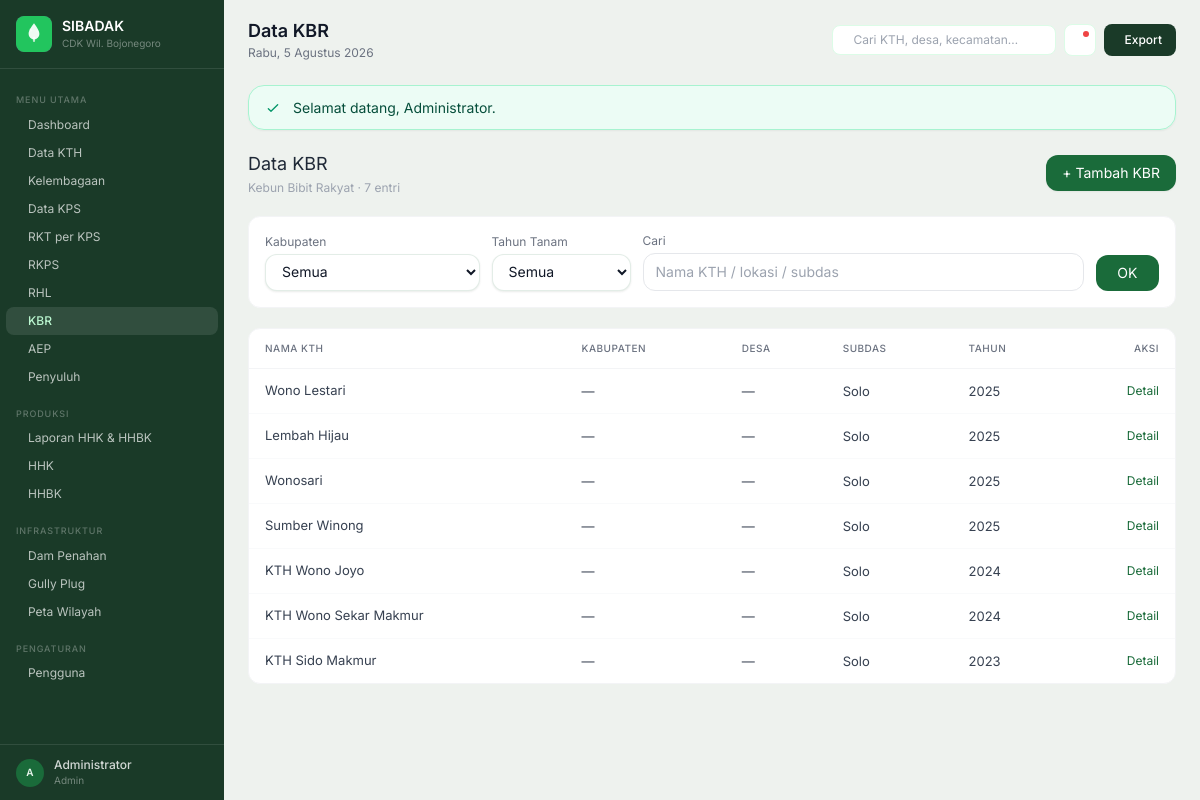
Page /kbr (signed in) on the committed database.
### tables this page shows
CREATE TABLE kbr (
    id           INT UNSIGNED AUTO_INCREMENT PRIMARY KEY,
    kth_id       MEDIUMINT UNSIGNED DEFAULT NULL,
    nama_kth     VARCHAR(200) DEFAULT NULL,
    lokasi       TEXT         DEFAULT NULL COMMENT 'Deskripsi lokasi lengkap',
    desa_id      MEDIUMINT UNSIGNED DEFAULT NULL,
    subdas       VARCHAR(100) DEFAULT NULL,
    tahun_tanam  YEAR DEFAULT NULL,
    koordinat_ls DECIMAL(10,7) DEFAULT NULL,
    koordinat_bt DECIMAL(10,7) DEFAULT NULL,
    created_at   TIMESTAMP DEFAULT CURRENT_TIMESTAMP,
    updated_at   TIMESTAMP DEFAULT CURRENT_TIMESTAMP ON UPDATE CURRENT_TIMESTAMP,
    CONSTRAINT fk_kbr_kth FOREIGN KEY (kth_id) REFERENCES kth(id)
) COMMENT='Data Kebun Bibit Rakyat (sheet KBR)';

### controllers/KbrController.php (called while the page is built, shortened)
<?php
class KbrController
{
    private function pdo(): \PDO
    {
        return Database::connect();
    }
    private function model(): Kbr
    {
        return new Kbr($this->pdo());
    }
    public function index(): void
    {
        $page = max(1, (int) ($_GET['page'] ?? 1));
        $perPage = 25;
        $q = trim((string) ($_GET['q'] ?? ''));
        $filters = [];
        $result = $this->model()->paginateIndex($page, $perPage, $filters);
        $filterQ = $q;
        require view_path('kbr/index.php');
        require view_path('layouts/main.php');
    }
}

### index.php (called while the page is built, shortened)
<?php
require_once __DIR__ . '/config/database.php';
function match_route(string $method, string $path): ?array
{
    if ($method === 'GET' && isset($routesGet[$path])) {
        return $routesGet[$path];
    }
    return null;
}
$method = $_SERVER['REQUEST_METHOD'] ?? 'GET';
$path = request_path();
$handler = match_route($method, $path);
[$class, $action, $args] = $handler;
$controller = new $class();
$controller->$action(...$args);

### config/database.php (called while the page is built, shortened)
<?php
class Database
{
    private static ?\PDO $instance = null;
    public static function connect(): \PDO
    {
        if (self::$instance === null) {
            $host = $_ENV['DB_HOST'] ?? 'localhost';
            $port = $_ENV['DB_PORT'] ?? '3306';
            $name = $_ENV['DB_NAME'] ?? 'db_kth_cdk_bjn';
            $user = $_ENV['DB_USER'] ?? 'root';
            $pass = $_ENV['DB_PASS'] ?? '';
            $dsn = sprintf(
                'mysql:host=%s;port=%s;dbname=%s;charset=utf8mb4',
                $host,
                $port,
                $name
            );
            self::$instance = new \PDO($dsn, $user, $pass, [
                \PDO::ATTR_ERRMODE => \PDO::ERRMODE_EXCEPTION,
                \PDO::ATTR_DEFAULT_FETCH_MODE => \PDO::FETCH_ASSOC,
                \PDO::ATTR_EMULATE_PREPARES => false,
            ]);
        }
        return self::$instance;
    }
}

### models/Kbr.php (called while the page is built, shortened)
<?php
class Kbr extends BaseModel
{
    public function paginateIndex(int $page, int $perPage, array $filters): array
    {
        $page = max(1, $page);
        $perPage = max(1, min(100, $perPage));
        $offset = ($page - 1) * $perPage;
        $where = ['1=1'];
        $params = [];
        $whereSql = implode(' AND ', $where);
        $countStmt = $this->pdo->prepare('SELECT COUNT(*) FROM kbr WHERE ' . $whereSql);
        $countStmt->execute($params);
        $total = (int) $countStmt->fetchColumn();
        $pages = $total > 0 ? (int) ceil($total / $perPage) : 1;
        $sql = 'SELECT kbr.*, ds.nama AS desa_nama,
                kec.nama AS kecamatan_nama, kb.nama AS kabupaten_nama
            FROM kbr
            LEFT JOIN desa ds ON kbr.desa_id = ds.id
            LEFT JOIN kecamatan kec ON ds.kecamatan_id = kec.id
            LEFT JOIN kabupaten kb ON kec.kabupaten_id = kb.id
            WHERE ' . $whereSql . '
            ORDER BY kbr.tahun_tanam DESC, kbr.id DESC
            LIMIT ' . $perPage . ' OFFSET ' . $offset;
        $stmt = $this->pdo->prepare($sql);
        $stmt->execute($params);
        $rows = $stmt->fetchAll(\PDO::FETCH_ASSOC);
        return ['data' => $rows, 'total' => $total, 'pages' => $pages, 'current' => $page];
    }
}

### models/BaseModel.php (called while the page is built, shortened)
<?php
abstract class BaseModel
{
    public function __construct(\PDO $pdo)
    {
        $this->pdo = $pdo;
    }
}

### helpers/functions.php (called while the page is built, shortened)
<?php
function format_id(int|float $n, int $decimals = 0): string
{
    return number_format((float) $n, $decimals, ',', '.');
}
function user_role(): string
{
    return (string) ($_SESSION['role'] ?? '');
}

### views/kbr/index.php (the view, shortened to what this page needs)
<?php
$canMut = in_array(user_role(), ['admin', 'operator'], true);
$rows = $result['data'];
$total = $result['total'];
?>
<div class="flex flex-wrap items-center justify-between gap-4 mb-6 fade-up">
    <div>
        <h2 class="font-display font-700 text-gray-800 text-lg">Data KBR</h2>
        <p class="text-xs text-gray-400 mt-0.5">Kebun Bibit Rakyat · <?= format_id($total) ?> entri</p>
    </div>
    <?php if ($canMut): ?>
    <a href="<?= htmlspecialchars(APP_URL . '/kbr/create', ENT_QUOTES, 'UTF-8') ?>" class="inline-flex items-center gap-2 px-4 py-2 bg-forest-600 hover:bg-forest-700 text-white text-sm font-600 rounded-xl transition shadow-sm">+ Tambah KBR</a>
    <?php endif; ?>
</div>
<form method="get" action="<?= htmlspecialchars(APP_URL . '/kbr', ENT_QUOTES, 'UTF-8') ?>" class="stat-card p-4 mb-6 fade-up delay-1 grid grid-cols-1 md:grid-cols-12 gap-3 items-end">
    <?php if (user_role() !== 'operator'): ?>
    <div class="md:col-span-3">
        <label class="block text-xs font-600 text-gray-500 mb-1">Kabupaten</label>
        <select name="kabupaten_id" class="w-full text-sm px-3 py-2 rounded-xl border border-gray-200 bg-white outline-none">
            <option value="">Semua</option>
        </select>
    </div>
    <?php endif; ?>
    <div class="md:col-span-2">
        <label class="block text-xs font-600 text-gray-500 mb-1">Tahun Tanam</label>
        <select name="tahun" class="w-full text-sm px-3 py-2 rounded-xl border border-gray-200 bg-white outline-none">
            <option value="">Semua</option>
        </select>
    </div>
    <div class="md:col-span-<?= user_role() !== 'operator' ? '6' : '9' ?>">
        <label class="block text-xs font-600 text-gray-500 mb-1">Cari</label>
        <input type="text" name="q" value="<?= htmlspecialchars($filterQ, ENT_QUOTES, 'UTF-8') ?>" class="w-full text-sm px-3 py-2 rounded-xl border border-gray-200 outline-none" placeholder="Nama KTH / lokasi / subdas">
    </div>
    <div class="md:col-span-1"><button type="submit" class="w-full px-3 py-2 rounded-xl bg-forest-600 text-white text-sm">OK</button></div>
</form>
<div class="stat-card overflow-hidden fade-up delay-2">
    <div class="overflow-x-auto">
        <table class="data-table w-full">
            <thead><tr class="border-b border-gray-100"><th class="px-4 py-3 text-left">Nama KTH</th><th class="px-4 py-3 text-left">Kabupaten</th><th class="px-4 py-3 text-left">Desa</th><th class="px-4 py-3 text-left">SubDAS</th><th class="px-4 py-3 text-left">Tahun</th><th class="px-4 py-3 text-right">Aksi</th></tr></thead>
            <tbody class="divide-y divide-gray-50">
            <?php if ($rows === []): ?>
                <tr><td colspan="6" class="px-6 py-10 text-center text-gray-500">Tidak ada data.</td></tr>
            <?php else: foreach ($rows as $r): ?>
                <tr>
                    <td class="px-4 py-3 text-gray-800"><?= htmlspecialchars((string) $r['nama_kth'], ENT_QUOTES, 'UTF-8') ?></td>
                    <td class="px-4 py-3 text-sm text-gray-600"><?= htmlspecialchars((string) ($r['kabupaten_nama'] ?? '—'), ENT_QUOTES, 'UTF-8') ?></td>
                    <td class="px-4 py-3 text-sm text-gray-600"><?= htmlspecialchars((string) ($r['desa_nama'] ?? '—'), ENT_QUOTES, 'UTF-8') ?></td>
                    <td class="px-4 py-3 text-sm text-gray-600"><?= $r['subdas'] !== null ? htmlspecialchars((string) $r['subdas'], ENT_QUOTES, 'UTF-8') : '—' ?></td>
                    <td class="px-4 py-3 text-sm text-gray-700"><?= $r['tahun_tanam'] !== null ? (int) $r['tahun_tanam'] : '—' ?></td>
                    <td class="px-4 py-3 text-right"><a href="<?= htmlspecialchars(APP_URL . '/kbr/' . (int) $r['id'], ENT_QUOTES, 'UTF-8') ?>" class="text-xs font-600 text-forest-600 hover:underline">Detail</a></td>
                </tr>
            <?php endforeach; endif; ?>
            </tbody>
        </table>
    </div>
</div>

### rows in the picture
kbr: nama_kth "Wono Lestari", kabupaten_nama "—", desa_nama "—", subdas "Solo", tahun_tanam "2025"
kbr: nama_kth "Lembah Hijau", kabupaten_nama "—", desa_nama "—", subdas "Solo", tahun_tanam "2025"
kbr: nama_kth "Wonosari", kabupaten_nama "—", desa_nama "—", subdas "Solo", tahun_tanam "2025"
kbr: nama_kth "Sumber Winong", kabupaten_nama "—", desa_nama "—", subdas "Solo", tahun_tanam "2025"
kbr: nama_kth "KTH Wono Joyo", kabupaten_nama "—", desa_nama "—", subdas "Solo", tahun_tanam "2024"
kbr: nama_kth "KTH Wono Sekar Makmur", kabupaten_nama "—", desa_nama "—", subdas "Solo", tahun_tanam "2024"
kbr: nama_kth "KTH Sido Makmur", kabupaten_nama "—", desa_nama "—", subdas "Solo", tahun_tanam "2023"

### other values in the picture
APP_NAME "SIBADAK"
$initial "A"
$u "Administrator"
$role "Admin"
$pageTitle "Data KBR"
format_tanggal_hari_ini() "Rabu, 5 Agustus 2026"
$flash['msg'] "Selamat datang, Administrator."
format_id($total) "7"
